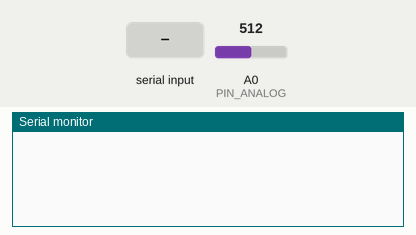
The sketch below on a simulated Arduino Uno, built with avr-gcc and run on an emulated ATmega328P. Shown: the last lines printed to the serial monitor. The inputs (shaded band) are chosen by the test bench; at power-on: A0 (PIN_ANALOG) = 512.

Above: at 1.2 s.
1.3 s: byte 82 (INICIAR_LEITURA) received over Serial
At 1.8 s:
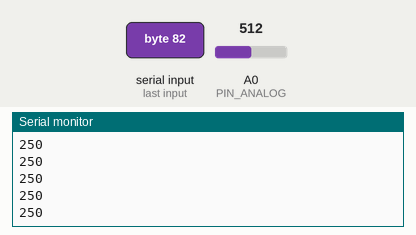
3.2 s: A0 (PIN_ANALOG) set to 716
At 4.2 s:
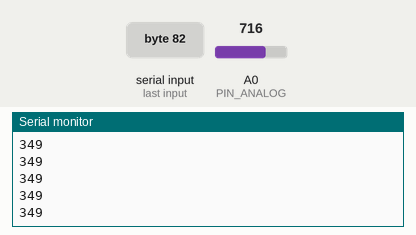
4.7 s: A0 (PIN_ANALOG) set to 900
At 5.6 s:
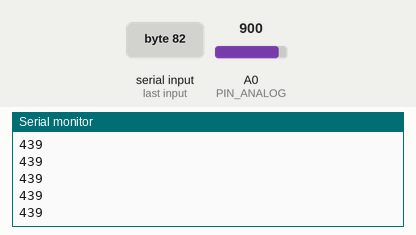
Timing chart, 0 to 7.7 s (numbered marks = the images above; inputs shaded):
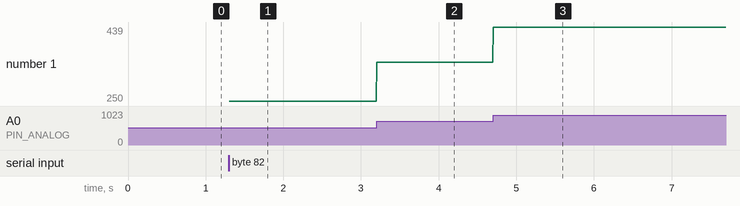

The sketch:

matplot.ino
```cpp
#define PIN_ANALOG            0   // Definindo pinos
#define ADC_RESOLUTION        10
#define INICIAR_LEITURA       'R'   // Caracter para iniciar leitura
#define INTERROMPER_LEITURA   'S'   // Caracter para parar leitura


void setup() {
  // inicializando a comunicação serial
  Serial.begin(115200);
}

// the loop routine runs over and over again forever:
void loop() {
  bool  leitura_autorizada = false;   // Flag sinalizando se a leitura esta autorizada
  int   tensao;                         // Armazena o valor da tensão
  int   valor_lido;                   // valor entre 0-1023

  if (Serial.available() > 0 && Serial.read() == INICIAR_LEITURA )  // caso exista e o caracter na porta serial é 'R': (iniciar leitura)
    leitura_autorizada = true;

  // Enquuanto a leitura estiver autorizada (variavel leitura_autorizada = true)
  while (leitura_autorizada) {
    if (Serial.available() > 0 && Serial.read() == INTERROMPER_LEITURA)  // caso o caracter na porta serial seja 'S': (parar leitura)
      leitura_autorizada = false;

    valor_lido = analogRead(PIN_ANALOG); // Lendo o pino PIN_ANALOG = A0 do arduino
    tensao = 100 * (5.0 * valor_lido / 1023.0);  // convertendo bits (0 - 1023) para tensão (0 - 5.0 * 100)
    Serial.println(tensao);        // Enviando o valor pelo pino serial
    delay(10); // aguarda 100ms para proxima leitura
  }
}
```

Measured:
- after the input at 1.3 s, the serial monitor: prints a new line at once (image 1)
- after the input at 3.2 s, the serial monitor: prints a new line at once (image 2)
- after the input at 4.7 s, the serial monitor: prints a new line at once (image 3)
- plotted number 1: 250 → 349 after the input at 3.2 s, 349 → 439 after the input at 4.7 s
